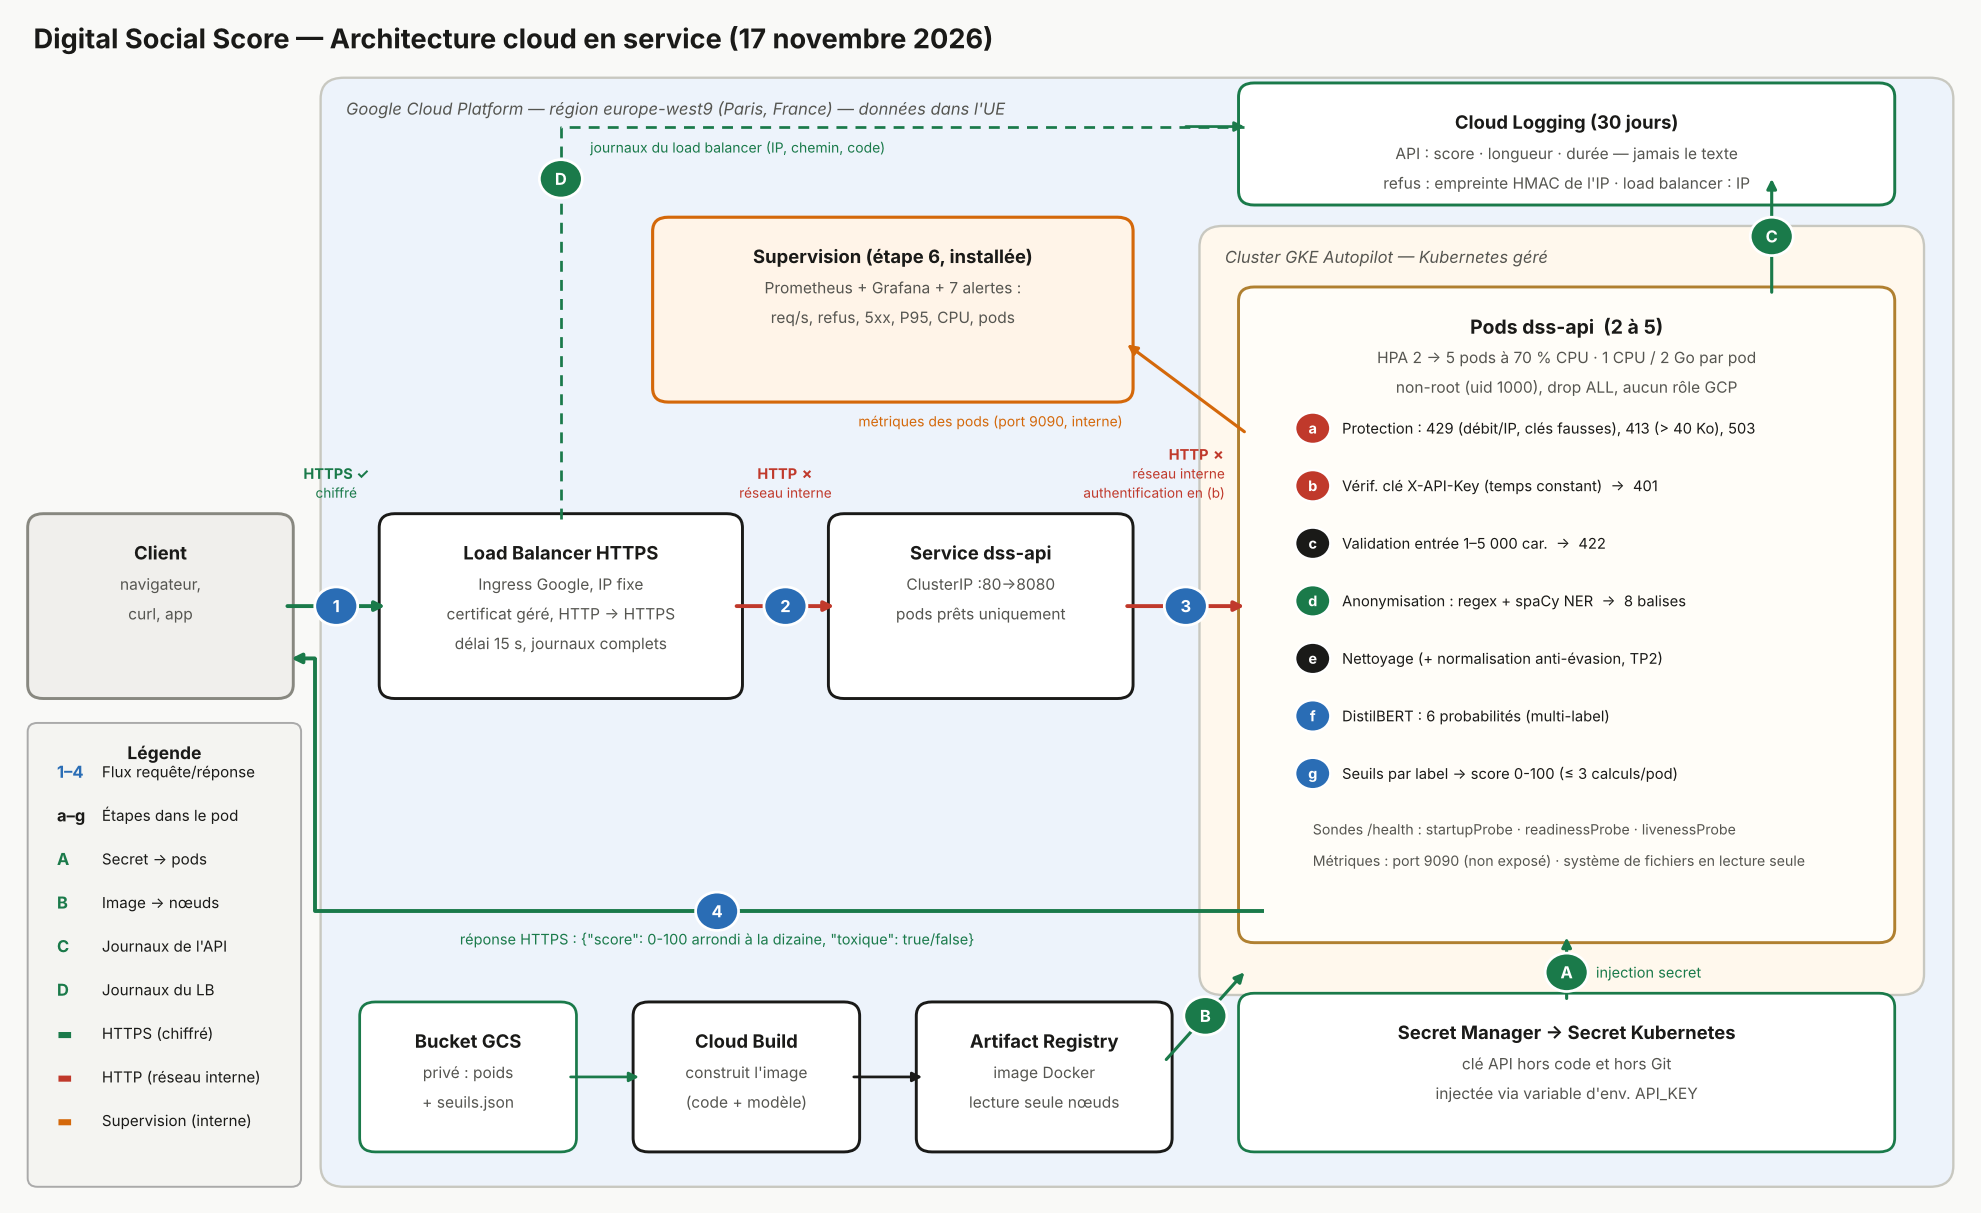

The Python source for this figure:
"""Schéma d'architecture cloud — Digital Social Score (étape 7).
Base : version d'Eliana ; corrigé pour supprimer les chevauchements (cadre Cloud Logging, titre du cluster, étiquettes sous les pastilles)
et passer la supervision de « à faire » à « installée ».
Lancement : .venv/bin/python images/architecture_cloud.py
"""
from pathlib import Path
import matplotlib
matplotlib.use("Agg")
import matplotlib.pyplot as plt
import matplotlib.patches as mpatches
from matplotlib.patches import FancyBboxPatch

import sys
SORTIE = Path(sys.argv[1])

# ── Palette ──────────────────────────────────────────────────────────────────
FOND        = "#f9f9f7"
ENCRE       = "#1a1a18"
GRIS_TEXTE  = "#555550"
VERT        = "#1a7a4a"   # flux sécurisés (HTTPS, secrets)
ROUGE       = "#c0392b"   # HTTP non chiffré
BLEU        = "#2a6db5"   # flux numérotés (requête client)
ORANGE      = "#d4680a"   # supervision (installée)
JAUNE_FOND  = "#fff8ed"
BLEU_FOND   = "#edf3fb"
GRIS_FOND   = "#f0efec"

fig, ax = plt.subplots(figsize=(18, 11), facecolor=FOND)
ax.set_xlim(0, 100)
ax.set_ylim(0, 68)
ax.axis("off")

# ── Helpers ───────────────────────────────────────────────────────────────────
def boite(x, y, w, h, titre, lignes=(), fc="#ffffff", ec=ENCRE,
          pointille=False, taille=9.5, gras=True, ecw=1.5):
    ls = (0, (5, 3)) if pointille else "-"
    ax.add_patch(FancyBboxPatch((x, y), w, h,
                                boxstyle="round,pad=0.3,rounding_size=0.8",
                                fc=fc, ec=ec, lw=ecw, ls=ls, zorder=2))
    ax.text(x + w/2, y + h - 1.3, titre, ha="center", va="top",
            fontsize=taille, fontweight="bold" if gras else "normal",
            color=ENCRE, zorder=3)
    for i, l in enumerate(lignes):
        ax.text(x + w/2, y + h - 3.2 - 1.7*i, l, ha="center", va="top",
                fontsize=8, color=GRIS_TEXTE, zorder=3)

def zone(x, y, w, h, label, fc):
    ax.add_patch(FancyBboxPatch((x, y), w, h,
                                boxstyle="round,pad=0.3,rounding_size=1.2",
                                fc=fc, ec="#c8c8c0", lw=1.2, zorder=1))
    ax.text(x + 1, y + h - 0.9, label, ha="left", va="top",
            fontsize=8.5, color=GRIS_TEXTE, fontstyle="italic", zorder=2)

def fleche(x1, y1, x2, y2, couleur=ENCRE, pointille=False, lw=1.8):
    ls = (0, (4, 3)) if pointille else "-"
    ax.annotate("", xy=(x2, y2), xytext=(x1, y1),
                arrowprops=dict(arrowstyle="-|>", color=couleur,
                                lw=lw, ls=ls, shrinkA=0, shrinkB=0),
                zorder=4)

def badge(x, y, texte, couleur):
    ax.add_patch(plt.Circle((x, y), 1.1, fc=couleur, ec="white",
                            lw=1.4, zorder=5))
    ax.text(x, y, texte, ha="center", va="center", fontsize=8.5,
            color="white", fontweight="bold", zorder=6)

def etiquette(x, y, texte, couleur, ha="center", taille=7.8, gras=False):
    ax.text(x, y, texte, ha=ha, va="center", fontsize=taille,
            color=couleur, fontweight="bold" if gras else "normal", zorder=5)

# ── Zones ─────────────────────────────────────────────────────────────────────
zone(16, 1, 83, 63, "Google Cloud Platform — région europe-west9 (Paris, France) — données dans l'UE", BLEU_FOND)
zone(61, 12, 36.5, 43.5, "Cluster GKE Autopilot — Kubernetes géré", JAUNE_FOND)

# ── Composants principaux ─────────────────────────────────────────────────────
# Client
boite(1, 29, 13, 10, "Client",
      ["navigateur,", "curl, app"], fc=GRIS_FOND, ec="#888880")

# Load Balancer
boite(19, 29, 18, 10, "Load Balancer HTTPS",
      ["Ingress Google, IP fixe", "certificat géré, HTTP → HTTPS", "délai 15 s, journaux complets"],
      fc="#ffffff")

# Service K8s
boite(42, 29, 15, 10, "Service dss-api",
      ["ClusterIP :80→8080", "pods prêts uniquement"],
      fc="#ffffff")

# Pods
boite(63, 15, 33, 37, "Pods dss-api  (2 à 5)",
      ["HPA 2 → 5 pods à 70 % CPU · 1 CPU / 2 Go par pod", "non-root (uid 1000), drop ALL, aucun rôle GCP"],
      fc="#fffdf8", ec="#b08030", taille=10)

# Étapes dans le pod
etapes_pod = [
    ("a", "Protection : 429 (débit/IP, clés fausses), 413 (> 40 Ko), 503",  ROUGE),
    ("b", "Vérif. clé X-API-Key (temps constant)  →  401",  ROUGE),
    ("c", "Validation entrée 1–5 000 car.  →  422",          ENCRE),
    ("d", "Anonymisation : regex + spaCy NER  →  8 balises",  VERT),
    ("e", "Nettoyage (+ normalisation anti-évasion, TP2)",     ENCRE),
    ("f", "DistilBERT : 6 probabilités (multi-label)",         BLEU),
    ("g", "Seuils par label → score 0-100 (≤ 3 calculs/pod)",  BLEU),
]
for i, (lettre, texte, coul) in enumerate(etapes_pod):
    yy = 44.2 - 3.3*i
    ax.add_patch(plt.Circle((66.5, yy), 0.9, fc=coul, ec="white", lw=1.2, zorder=5))
    ax.text(66.5, yy, lettre, ha="center", va="center",
            fontsize=7.5, color="white", fontweight="bold", zorder=6)
    etiquette(68, yy, texte, ENCRE, ha="left", taille=7.6)

etiquette(66.5, 21.2, "Sondes /health : startupProbe · readinessProbe · livenessProbe",
          GRIS_TEXTE, ha="left", taille=7.3)
etiquette(66.5, 19.4, "Métriques : port 9090 (non exposé) · système de fichiers en lecture seule",
          GRIS_TEXTE, ha="left", taille=7.3)

# Secret Manager
boite(63, 3, 33, 8.5, "Secret Manager → Secret Kubernetes",
      ["clé API hors code et hors Git", "injectée via variable d'env. API_KEY"],
      fc="#ffffff", ec=VERT, ecw=1.4)

# Artifact Registry + Cloud Build
boite(18, 3, 10.5, 8, "Bucket GCS",
      ["privé : poids", "+ seuils.json"], fc="#ffffff", ec=VERT, ecw=1.4)
boite(32, 3, 11, 8, "Cloud Build",
      ["construit l'image", "(code + modèle)"], fc="#ffffff")
boite(46.5, 3, 12.5, 8, "Artifact Registry",
      ["image Docker", "lecture seule nœuds"], fc="#ffffff")

# Cloud Logging
boite(63, 57.3, 33, 6.4, "Cloud Logging (30 jours)",
      ["API : score · longueur · durée — jamais le texte", "refus : empreinte HMAC de l'IP · load balancer : IP"], fc="#ffffff", ec=VERT)

# Supervision (pointillés)
boite(33, 46, 24, 10, "Supervision (étape 6, installée)",
      ["Prometheus + Grafana + 7 alertes :", "req/s, refus, 5xx, P95, CPU, pods"],
      fc="#fff4e8", ec=ORANGE, ecw=1.6)

# ── Flux numérotés (requête) ──────────────────────────────────────────────────
# 1 Client → LB  (HTTPS)
fleche(14, 34, 19, 34, couleur=VERT, lw=2)
badge(16.5, 34, "1", BLEU)
etiquette(16.5, 41.6, "HTTPS ✓", VERT, taille=7.5, gras=True)
etiquette(16.5, 40.5, "chiffré", VERT, taille=7)

# 2 LB → Service  (HTTP interne)
fleche(37, 34, 42, 34, couleur=ROUGE, lw=2)
badge(39.5, 34, "2", BLEU)
etiquette(39.5, 41.6, "HTTP ✗", ROUGE, taille=7.5, gras=True)
etiquette(39.5, 40.5, "réseau interne", ROUGE, taille=7)

# 3 Service → Pods  (HTTP interne)
fleche(57, 34, 63, 34, couleur=ROUGE, lw=2)
badge(60, 34, "3", BLEU)
etiquette(62, 42.7, "HTTP ✗", ROUGE, ha="right", taille=7.5, gras=True)
etiquette(62, 41.6, "réseau interne", ROUGE, ha="right", taille=7)
etiquette(62, 40.5, "authentification en (b)", ROUGE, ha="right", taille=7)

# 4 Réponse JSON (HTTPS, retour)
ax.plot([64, 15.4, 15.4], [16.5, 16.5, 31], color=VERT, lw=2, solid_capstyle="butt", zorder=4)
fleche(15.4, 31, 14.2, 31, couleur=VERT, lw=2)
badge(36, 16.5, "4", BLEU)
etiquette(36, 14.9, 'réponse HTTPS : {"score": 0-100 arrondi à la dizaine, "toxique": true/false}',
          VERT, taille=7.5)

# ── Flux infrastructure (vert) ────────────────────────────────────────────────
# A : Secret → Pods
fleche(79.5, 11.5, 79.5, 15, couleur=VERT, lw=1.6)
badge(79.5, 13.0, "A", VERT)
etiquette(81, 13.0, "injection secret", VERT, ha="left", taille=7.5)

# B : Artifact Registry → Pods
fleche(59, 8, 63, 13, couleur=VERT, lw=1.6)
badge(61, 10.5, "B", VERT)

# Bucket → Cloud Build → Artifact Registry
fleche(28.5, 7, 32, 7, couleur=VERT, lw=1.4)
fleche(43, 7, 46.5, 7, couleur=ENCRE, lw=1.4)

# D : journaux du load balancer → Cloud Logging
ax.plot([28, 28, 63], [39, 61.5, 61.5], color=VERT, lw=1.4, ls=(0, (4, 3)), zorder=4)
fleche(60, 61.5, 63, 61.5, couleur=VERT, lw=1.4)
badge(28, 58.5, "D", VERT)
etiquette(29.5, 60.3, "journaux du load balancer (IP, chemin, code)", VERT, ha="left", taille=7.2)

# C : Pods → Cloud Logging
fleche(90, 52, 90, 58.5, couleur=VERT, lw=1.6)
badge(90, 55.2, "C", VERT)

# Supervision : métriques des pods (port 9090, interne)
fleche(63, 44, 57, 49, couleur=ORANGE, lw=1.6)
etiquette(50, 44.6, "métriques des pods (port 9090, interne)", ORANGE, ha="center", taille=7.2)

# ── Légende ───────────────────────────────────────────────────────────────────
lx, ly, lw2, lh = 1, 1, 13.4, 26
ax.add_patch(FancyBboxPatch((lx, ly), lw2, lh,
                            boxstyle="round,pad=0.3,rounding_size=0.5",
                            fc="#f4f4f1", ec="#aaaaaa", lw=1, zorder=2))
ax.text(lx + lw2/2, ly + lh - 0.8, "Légende", ha="center", va="top",
        fontsize=9, fontweight="bold", color=ENCRE, zorder=3)

legende_items = [
    ("1–4", "Flux requête/réponse",        BLEU),
    ("a–g", "Étapes dans le pod",           ENCRE),
    ("A",   "Secret → pods",               VERT),
    ("B",   "Image → nœuds",              VERT),
    ("C",   "Journaux de l'API", VERT),
    ("D",   "Journaux du LB", VERT),
    ("▬",   "HTTPS (chiffré)",             VERT),
    ("▬",   "HTTP (réseau interne)",       ROUGE),
    ("▬",   "Supervision (interne)",      ORANGE),
]
for i, (sym, desc, coul) in enumerate(legende_items):
    yy = ly + lh - 2.5 - 2.5*i
    ax.text(lx + 1.2, yy, sym, ha="left", va="center",
            fontsize=8.5, color=coul, fontweight="bold", zorder=3)
    ax.text(lx + 3.5, yy, desc, ha="left", va="center",
            fontsize=7.8, color=ENCRE, zorder=3)

# ── Titre ─────────────────────────────────────────────────────────────────────
ax.text(1, 67.5, "Digital Social Score — Architecture cloud en service (17 novembre 2026)",
        fontsize=14, fontweight="bold", color=ENCRE, va="top")

fig.savefig(SORTIE, dpi=140, facecolor=FOND, bbox_inches="tight")
print("écrit :", SORTIE)
